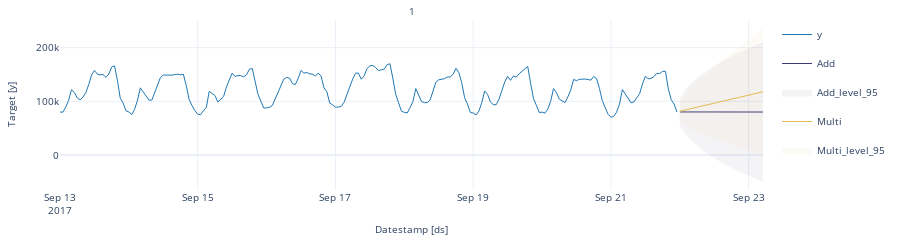

Write notebook code for a chart like this one.
### Markdown cell above
Let's plot the same graph using the plot function that comes in `Statsforecast`, as shown below.

### Code cell
sf.plot(df, forecast_df)
